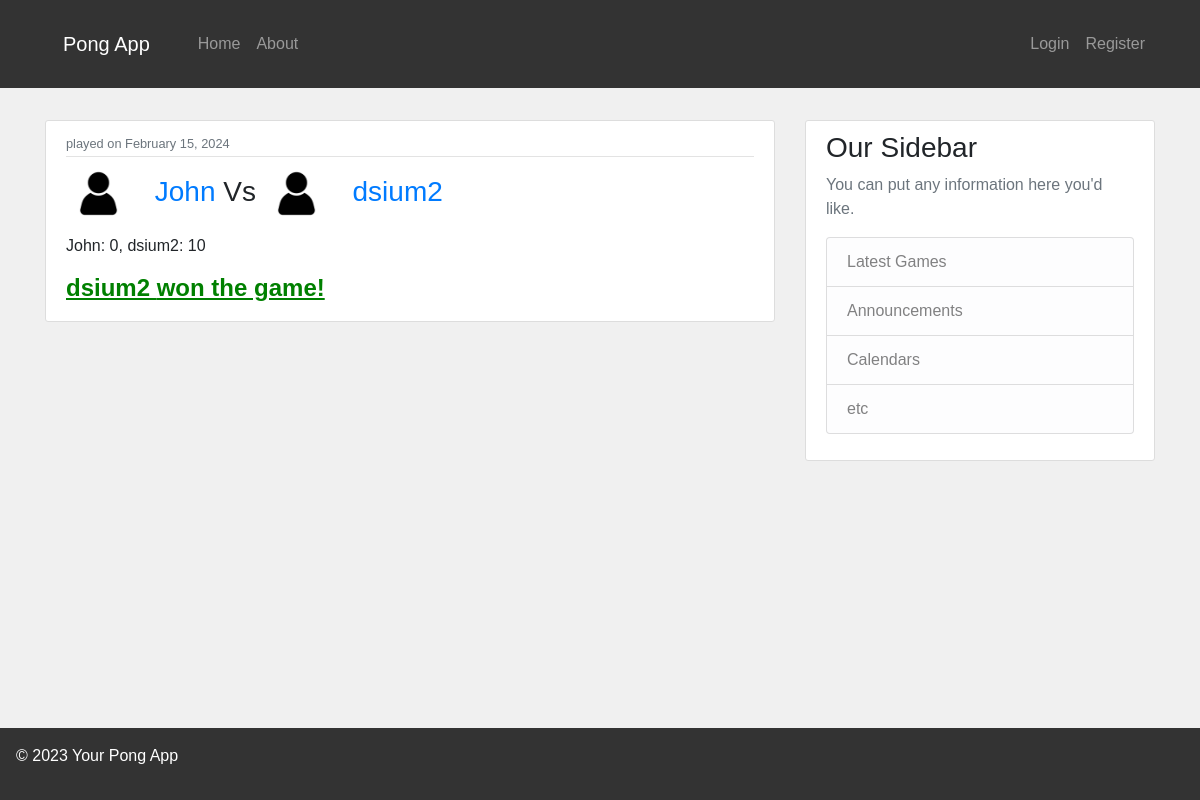
Before: / with the older database file.
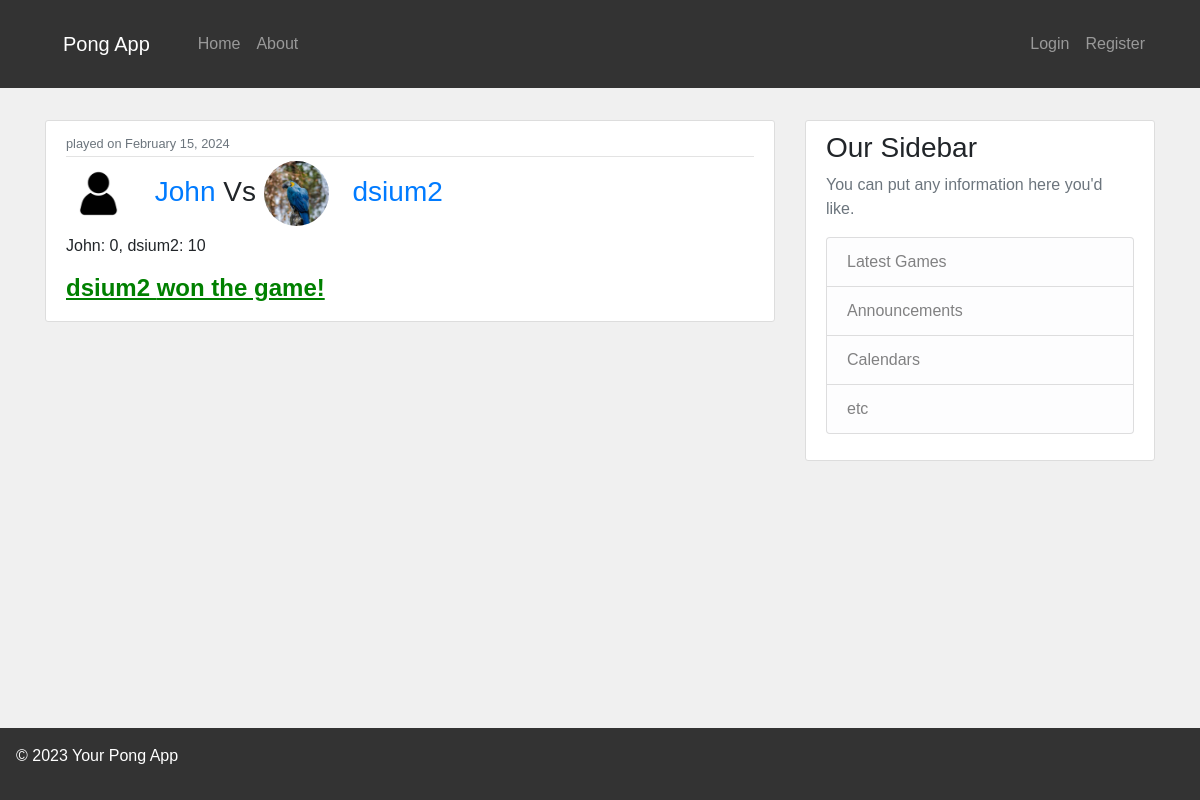
After: the same page with the newer database file.
### pong/models.py (models this page shows, shortened)
class Game(models.Model):
    player1 = models.ForeignKey(User, on_delete=models.CASCADE, related_name='player1')
    player2 = models.ForeignKey(User, on_delete=models.CASCADE, related_name='player2')
    player1_score = models.IntegerField(default=0)
    player2_score = models.IntegerField(default=0)
    winner = models.ForeignKey(User, on_delete=models.CASCADE, related_name='winner', null=True)
    date = models.DateTimeField(auto_now_add=True)

### users/models.py (models this page shows, shortened)
class Profile(models.Model):
    user = models.OneToOneField(User, on_delete=models.CASCADE)
    image = models.ImageField(default='default.png', upload_to='profile_pics')

### pong/views.py (the view)
# urls.py: path('', views.home, name='home'),
def home(request):
    context = {
        'games': Game.objects.all()
    }
    if request.user.is_authenticated:
        return render(request, 'users/home.html', context)
    else:
        return render(request, 'pong/home.html', context)

### pong/templates/pong/home.html
{% extends 'pong/base.html' %}
{% block content %}
	{% for game in games %}
		<article class="media content-section">
			<div class="media-body">
					<div class="article-metadata">
						<small class="text-muted">played on {{game.date|date:"F d, Y"}}</small>
					</div>
				<h3>
					<img class="rounded-circle article-img" src="{{game.player1.profile.image.url}}">
					<a class="article-title" href="#">{{ game.player1 }}</a>
					Vs
					<img src="{{game.player2.profile.image.url}}" class="rounded-circle article-img">
					<a class="article-title" href="#">{{ game.player2 }}</a></h3>
					<p>{{ game.player1 }}: {{ game.player1_score }}, {{ game.player2 }}: {{ game.player2_score }}</p>
				<h3 style="font-size: 1.5rem; color: green; font-weight: bold; text-decoration: underline;">
					{{ game.winner }} won the game!
				  </h3>
			</div>
		</article>
	{% endfor %}
{% endblock %}

Changed rows visible on the page:
changed through a linked row, Game "John": player2.profile.image: picture added in place of a placeholder
